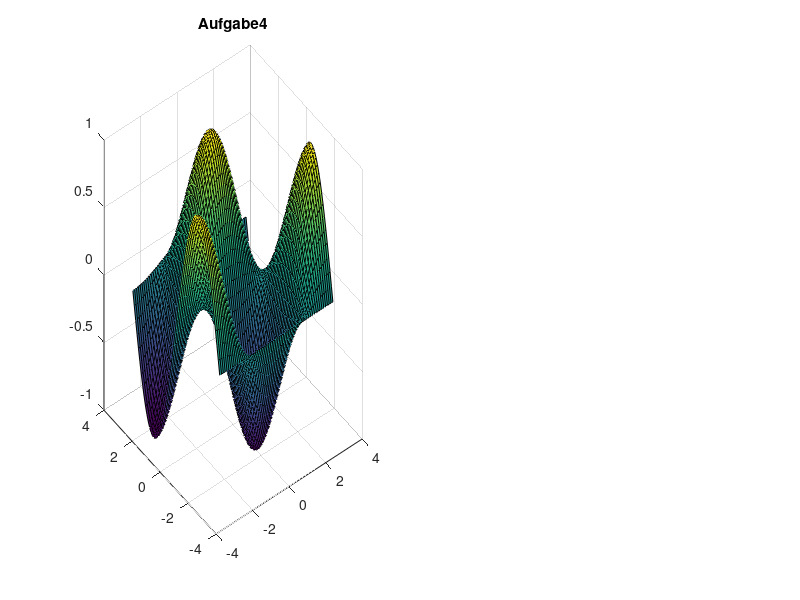

Write the MATLAB code that produced this figure. (Note: this script raises an error after producing the figure.)
[X,Y] = meshgrid(-pi:0.1:pi);
Z = cos(X) .* sin(Y);


subplot(1, 2, 1);

surf(X,Y,Z);

% Create title
title('Aufgabe4');

% Create subtitle
subtitle('surf');

% Create ylabel
ylabel('y-Achse');

% Create xlabel
xlabel('x-Achse');

% Create zlabel
zlabel('z-Achse');


subplot(1, 2, 2);

surfc(X,Y,Z);

% Create subtitle
subtitle('surfc');

% Create ylabel
ylabel('y-Achse');

% Create xlabel
xlabel('x-Achse');

% Create zlabel
zlabel('z-Achse');